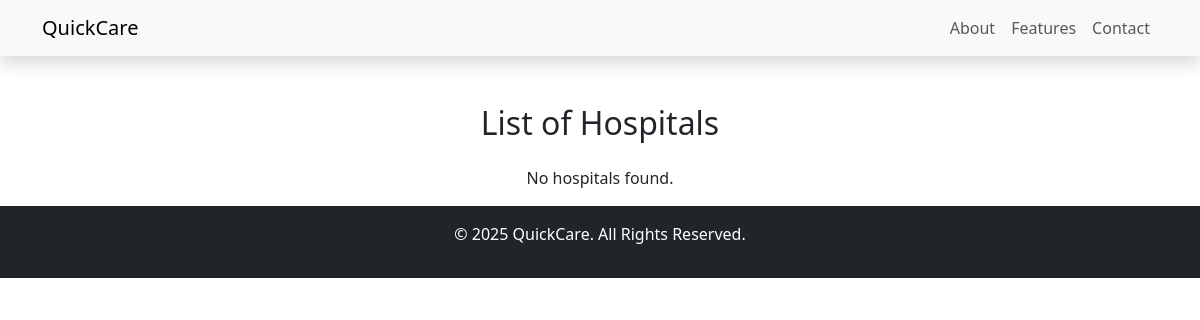
The page /hospitals/hospitals-list (signed in) on the database as committed earlier.
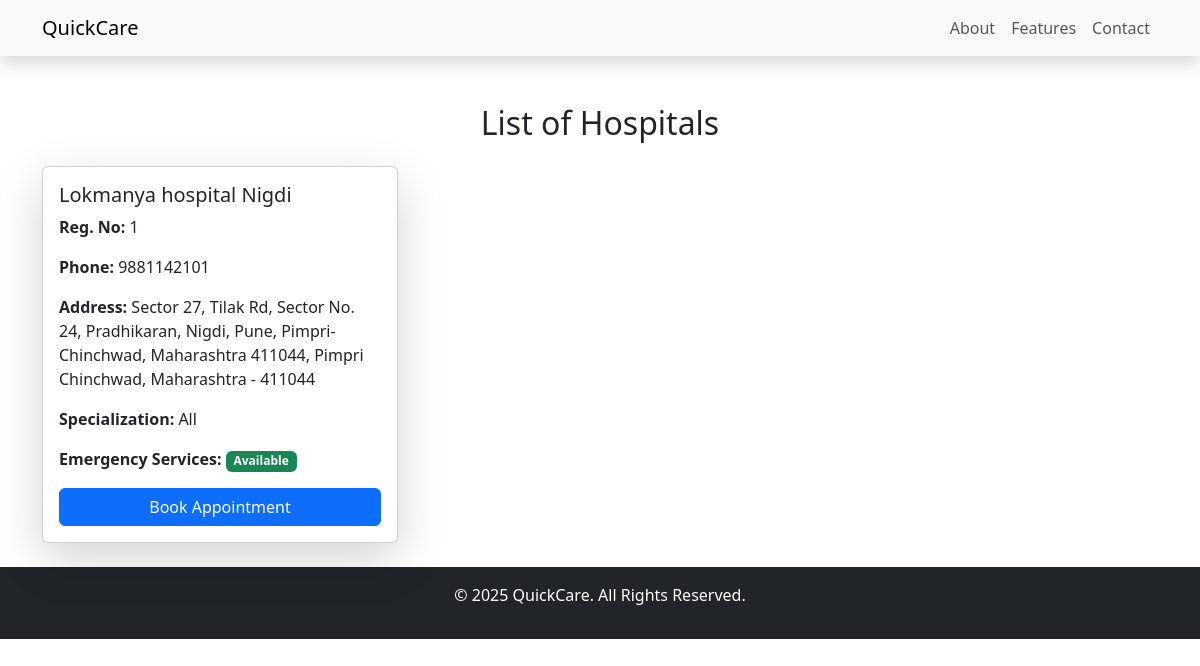
The same page on the database as committed later.
### accounts/models.py (models this page shows, shortened)
class HospitalProfile(models.Model):
    user = models.OneToOneField(CustomUser, on_delete=models.CASCADE, related_name="hospital_profile")
    hospital_name = models.CharField(max_length=255)
    registration_number = models.CharField(max_length=100, unique=True)
    phone_number = models.CharField(max_length=15, blank=True, null=True)
    address = models.TextField()
    city = models.CharField(max_length=100)
    state = models.CharField(max_length=100)
    zip_code = models.CharField(max_length=10)
    specialization = models.TextField(blank=True, null=True)  # Special services provided
    emergency_services = models.BooleanField(default=False)  # True if hospital has emergency care

### hospitals/views.py (the view)
# urls.py: path("hospitals-list",list_hospitals,name="list_hospital"),
@login_required
def list_hospitals(request):
    hospitals = HospitalProfile.objects.all()
    return render(request, "hospitals/list_hospitals.html",{"hospitals":hospitals})

### hospitals/templates/hospitals/list_hospitals.html
{% extends "home/base.html" %}
{% block content %}
<div class="container mt-5">
    <h2 class="text-center mb-4">List of Hospitals</h2>
    <div class="row">
        {% for hospital in hospitals %}
        <div class="col-md-6 col-lg-4 mb-4">
            <div class="card shadow-lg">
                <div class="card-body">
                    <h5 class="card-title">{{ hospital.hospital_name }}</h5>
                    <p class="card-text"><strong>Reg. No:</strong> {{ hospital.registration_number }}</p>
                    <p class="card-text"><strong>Phone:</strong> {{ hospital.phone_number|default:"N/A" }}</p>
                    <p class="card-text"><strong>Address:</strong> {{ hospital.address }}, {{ hospital.city }}, {{ hospital.state }} - {{ hospital.zip_code }}</p>
                    {% if hospital.specialization %}
                        <p class="card-text"><strong>Specialization:</strong> {{ hospital.specialization }}</p>
                    {% endif %}
                    <p class="card-text">
                        <strong>Emergency Services:</strong>
                        {% if hospital.emergency_services %}
                            <span class="badge bg-success">Available</span>
                        {% else %}
                            <span class="badge bg-danger">Not Available</span>
                        {% endif %}
                    </p>
                    <a href="{% url 'book_appointment' hospital.id %}" class="btn btn-primary w-100">Book Appointment</a>
                </div>
            </div>
        </div>
        {% empty %}
        <p class="text-center">No hospitals found.</p>
        {% endfor %}
    </div>
</div>
{% endblock %}

### home/templates/home/base.html (shortened to what this page needs)
<!DOCTYPE html>
<html lang="en">
  <head>
    <link rel="stylesheet" href="https://cdn.jsdelivr.net/npm/bootstrap@5.3.0/dist/css/bootstrap.min.css" />
    <link rel="stylesheet" href="https://cdnjs.cloudflare.com/ajax/libs/font-awesome/6.4.2/css/all.min.css" />
  </head>
  <body>
    <nav class="navbar navbar-expand-lg navbar-light bg-light shadow position-sticky top-0 z-3">
      <div class="container">
        <a class="navbar-brand" href="{% url 'home' %}">QuickCare</a>
        <div class="collapse navbar-collapse" id="navbarNav">
          <ul class="navbar-nav ms-auto">
            <li class="nav-item">
              <a class="nav-link" href="#about">About</a>
            </li>
            <li class="nav-item">
              <a class="nav-link" href="#features">Features</a>
            </li>
            <li class="nav-item">
              <a class="nav-link" href="#contact">Contact</a>
            </li>
          </ul>
        </div>
      </div>
    </nav>
    {% block content %} {% endblock %}
    <footer class="bg-dark text-white text-center py-3">
      <p>&copy; 2025 QuickCare. All Rights Reserved.</p>
    </footer>
  </body>
</html>

Rows that differ between the two databases and show on the page:
added HospitalProfile: hospital_name "Lokmanya hospital Nigdi", registration_number "1", phone_number "9881142101", address "Sector 27, Tilak Rd, Sector No. 24, Pradhikaran, Nigdi, Pune, Pimpri-Chinchwad, Maharashtra 411044", city "Pimpri Chinchwad", state "Maharashtra", zip_code "411044", specialization "All", emergency_services "Available"
Other text that changed with them:
text no longer shown: "No hospitals found."
